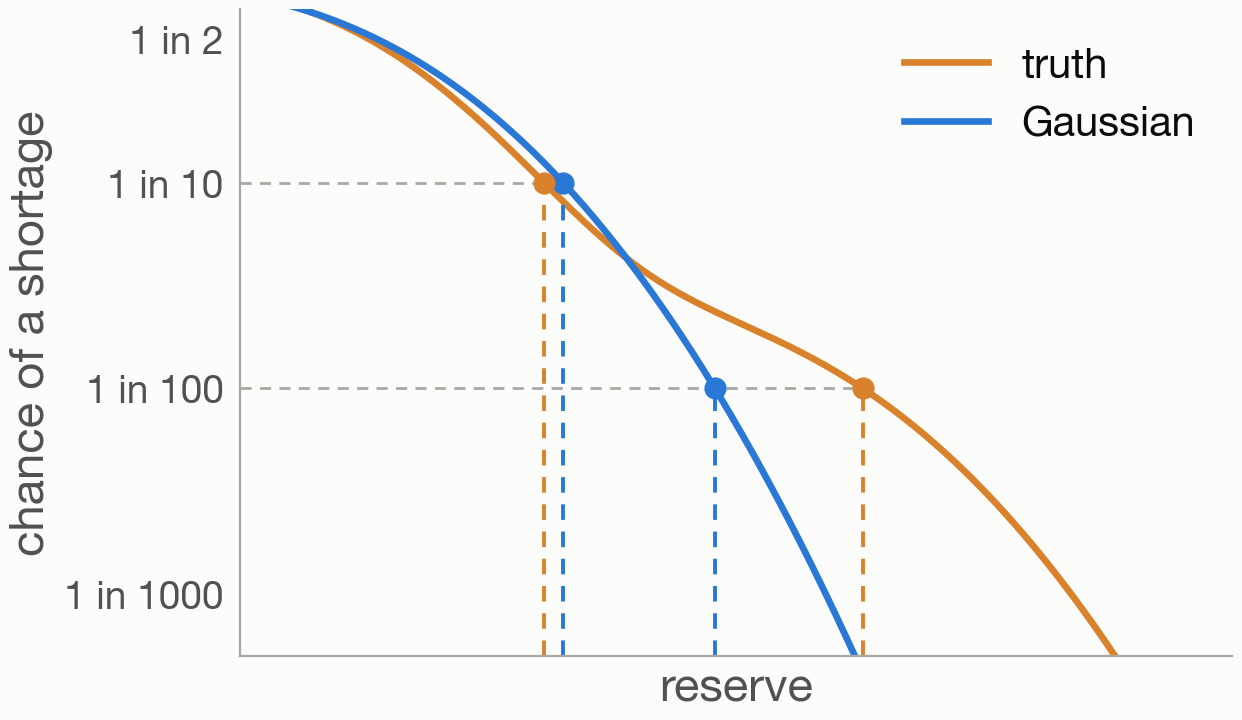

The Python source for this figure:
"""The Gaussian sets the right reserve at 90% but too little at 99%.

Run: python 21_reserve_tail.py  (requires numpy, scipy, matplotlib)
"""

import matplotlib.pyplot as plt
import numpy as np

from common import MODEL, SURFACE, TRUTH, save, setup_style
from reserve import (model_quantile, model_sf, style_exceedance_axes, true_quantile,
                     true_sf)

ys = np.linspace(-1, 7, 600)

setup_style()
fig, ax = plt.subplots(figsize=(6.4, 4.2), facecolor=SURFACE)
style_exceedance_axes(ax, ys)
ax.plot(ys, true_sf(ys), color=TRUTH, lw=2.4, label="truth")
ax.plot(ys, model_sf(ys), color=MODEL, lw=2.4, label="Gaussian")

for tau in (0.9, 0.99):
    rm, rt = model_quantile(tau), true_quantile(tau)
    ax.plot([ys[0], max(rm, rt)], [1 - tau] * 2, color="#a9a8a3", lw=1, ls=(0, (4, 3)),
            zorder=0)
    for r, c in ((rm, MODEL), (rt, TRUTH)):
        ax.plot([r, r], [5e-4, 1 - tau], color=c, lw=1.4, ls=(0, (4, 3)))
        ax.plot(r, 1 - tau, "o", color=c, ms=7, zorder=5)

ax.legend(frameon=False, fontsize=15, loc="upper right")
save(fig, __file__)
